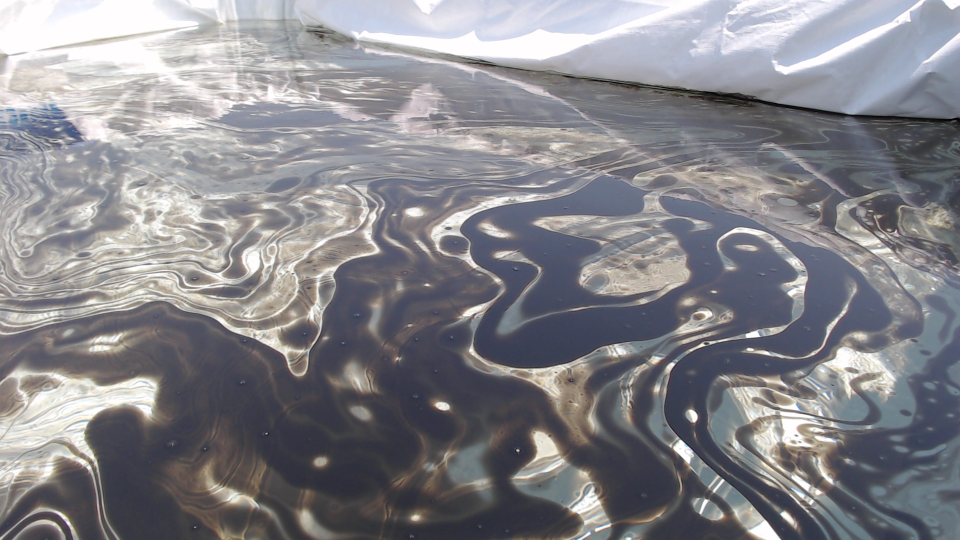
#> input picture hsv-filtering/2019-06-13 11:43:27:cam1.jpg, 1920 x 1080 px (shown at 1/2 size)
$ python superpixel.py
#> lines starting #> are read from the running program, lines starting #| are printed output that depends on the picture
import matplotlib.pyplot as plt
import numpy as np
import cv2
import os

from skimage.color import rgb2gray
from skimage.filters import sobel
from skimage.segmentation import felzenszwalb, slic, quickshift, watershed
from skimage.segmentation import mark_boundaries
from skimage.util import img_as_float

img = cv2.imread(os.getcwd() + '/2019-06-13 11:43:27:cam1.jpg')
#> img is the input picture: shape (1080, 1920, 3); mean B, G, R 138.9, 133.7, 134.3
img = cv2.resize(img, (512, 512))
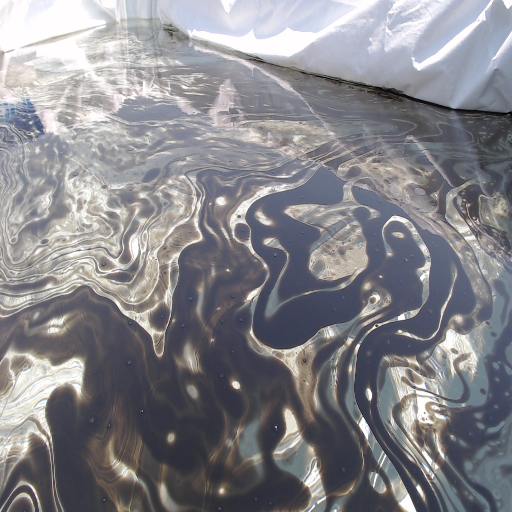
#> img: shape (512, 512, 3); mean B, G, R 138.8, 133.6, 134.2

segments_fz = felzenszwalb(img, scale=100, sigma=0.5, min_size=50)
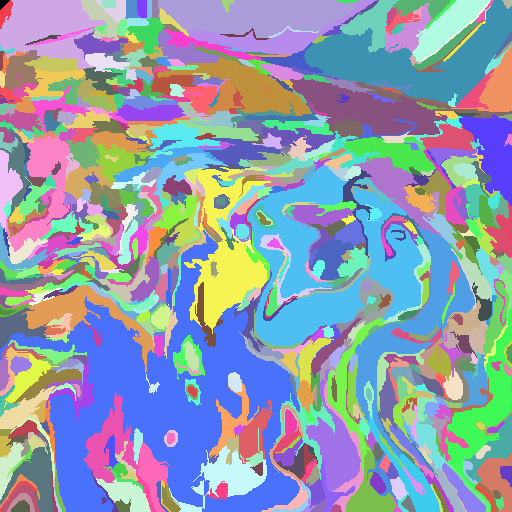
#> segments_fz: shape (512, 512) int64; 744 distinct labels, from 0 to 743; one colour per label, 0 black
segments_slic = slic(img, n_segments=250, compactness=10, sigma=1)
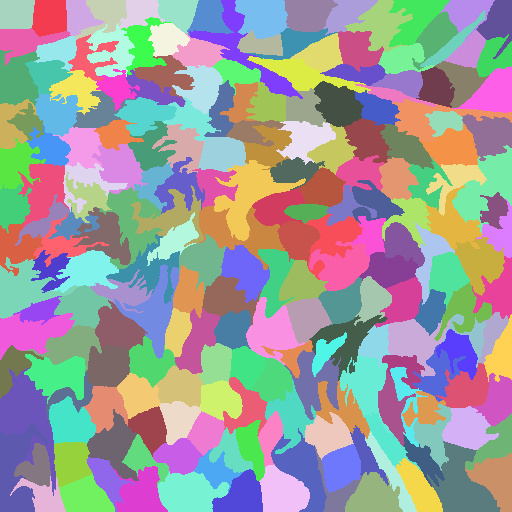
#> segments_slic: shape (512, 512) int64; 216 distinct labels, from 1 to 216; one colour per label, 0 black
segments_quick = quickshift(img, kernel_size=3, max_dist=6, ratio=0.5)
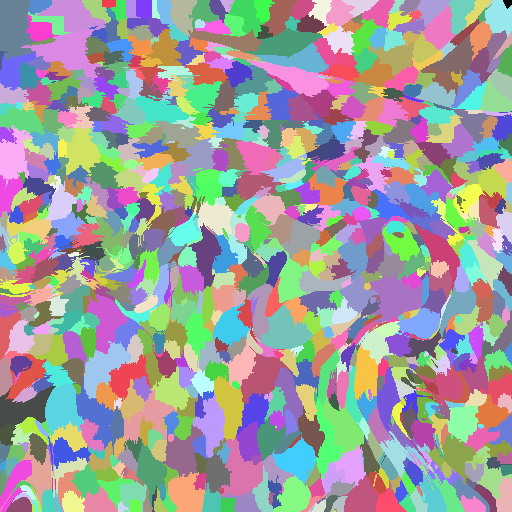
#> segments_quick: shape (512, 512) int64; 1000 distinct labels, from 0 to 999; one colour per label, 0 black
gradient = sobel(rgb2gray(img))
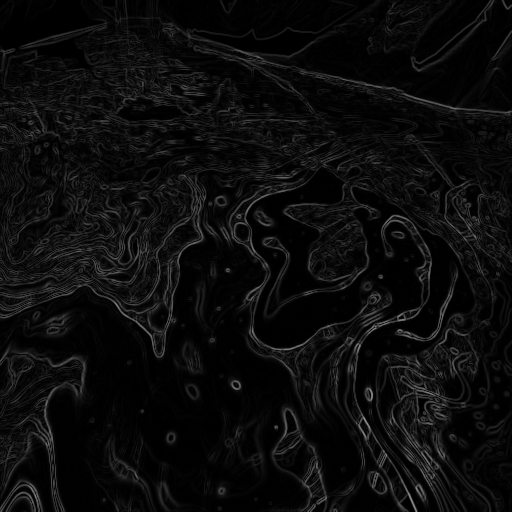
#> gradient: shape (512, 512) float64; min 0, max 0.58, mean 0.0478
segments_watershed = watershed(gradient, markers=250, compactness=0.001)
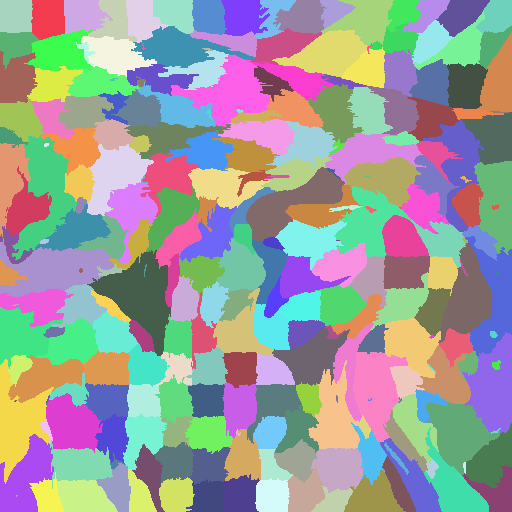
#> segments_watershed: shape (512, 512) int64; 256 distinct labels, from 1 to 256; one colour per label, 0 black

print("Felzenszwalb number of segments: {}".format(len(np.unique(segments_fz))))
#| Felzenszwalb number of segments: 744
print('SLIC number of segments: {}'.format(len(np.unique(segments_slic))))
#| SLIC number of segments: 216
print('Quickshift number of segments: {}'.format(len(np.unique(segments_quick))))
#| Quickshift number of segments: 1000

fig, ax = plt.subplots(2, 2, figsize=(10, 10), sharex=True, sharey=True)

ax[0, 0].imshow(mark_boundaries(img, segments_fz))
ax[0, 0].set_title("Felzenszwalbs's method")
ax[0, 1].imshow(mark_boundaries(img, segments_slic))
ax[0, 1].set_title('SLIC')
ax[1, 0].imshow(mark_boundaries(img, segments_quick))
ax[1, 0].set_title('Quickshift')
ax[1, 1].imshow(mark_boundaries(img, segments_watershed))
ax[1, 1].set_title('Compact watershed')

for a in ax.ravel():
    a.set_axis_off()

plt.tight_layout()
plt.show()
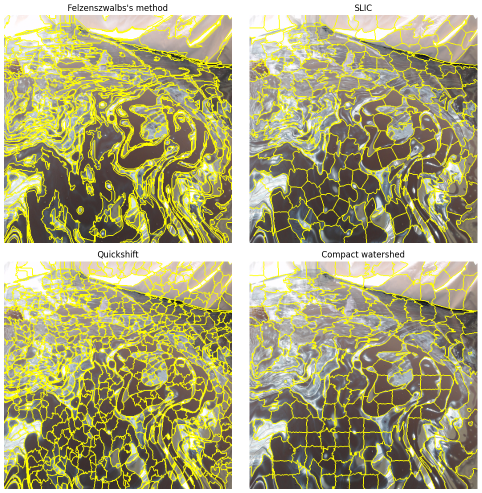
#> figure drawn by matplotlib, 4 panels

$ run again, with hsv-filtering/2019-05-15 16:34:40:cam2.jpg copied over hsv-filtering/2019-06-13 11:43:27:cam1.jpg
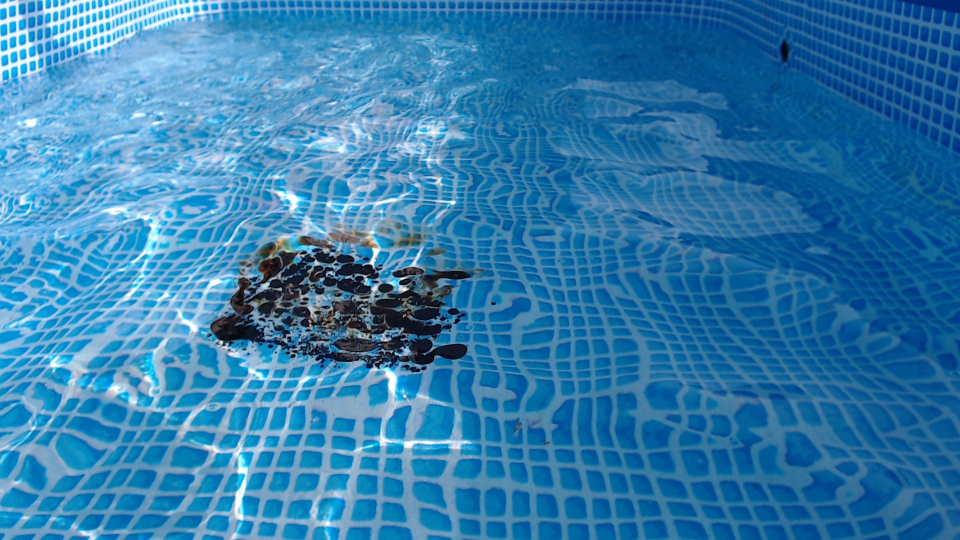
#> input picture hsv-filtering/2019-05-15 16:34:40:cam2.jpg, 1920 x 1080 px (shown at 1/2 size)
#> img is the input picture: shape (1080, 1920, 3); mean B, G, R 172.7, 124.7, 50.6
#> img: shape (512, 512, 3)
#> segments_fz: shape (512, 512) int64; 1028 distinct labels, from 0 to 1027
#> segments_slic: shape (512, 512) int64; 163 distinct labels, from 1 to 163
#> segments_quick: shape (512, 512) int64; 2097 distinct labels, from 0 to 2096
#> `segments_watershed = watershed(gradient, markers=250, compactness=0.001)`:
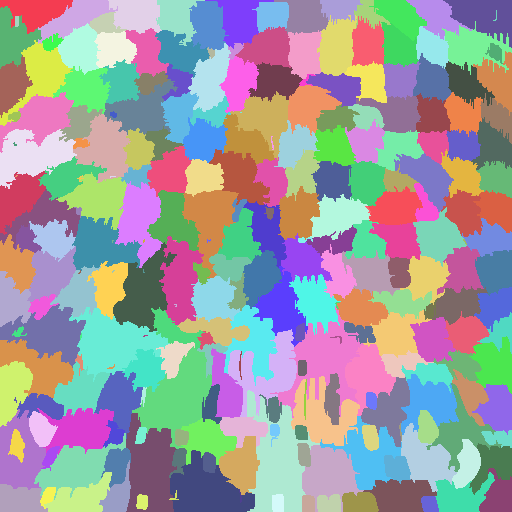
#> segments_watershed: shape (512, 512) int64; 256 distinct labels, from 1 to 256; one colour per label, 0 black
#| Felzenszwalb number of segments: 1028
#| SLIC number of segments: 163
#| Quickshift number of segments: 2097
#> `plt.show()`:
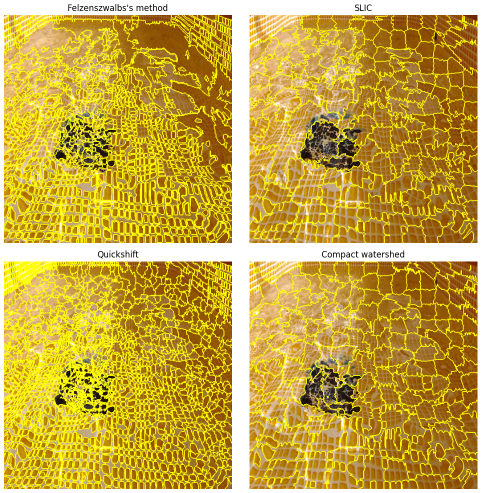
#> figure drawn by matplotlib, 4 panels

$ run again, with hsv-filtering/PKjgfFXm.jpg copied over hsv-filtering/2019-06-13 11:43:27:cam1.jpg
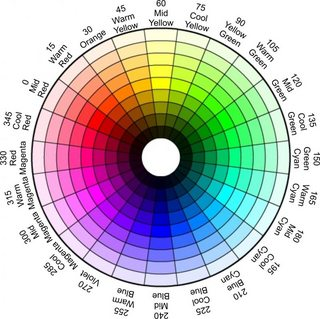
#> input picture hsv-filtering/PKjgfFXm.jpg, 320 x 319 px
#> img is the input picture: shape (319, 320, 3); mean B, G, R 190.7, 190.3, 190.6
#> img: shape (512, 512, 3)
#> segments_fz: shape (512, 512) int64; 626 distinct labels, from 0 to 625
#> segments_slic: shape (512, 512) int64; 210 distinct labels, from 1 to 210
#> segments_quick: shape (512, 512) int64; 1251 distinct labels, from 0 to 1250
#> `segments_watershed = watershed(gradient, markers=250, compactness=0.001)`:
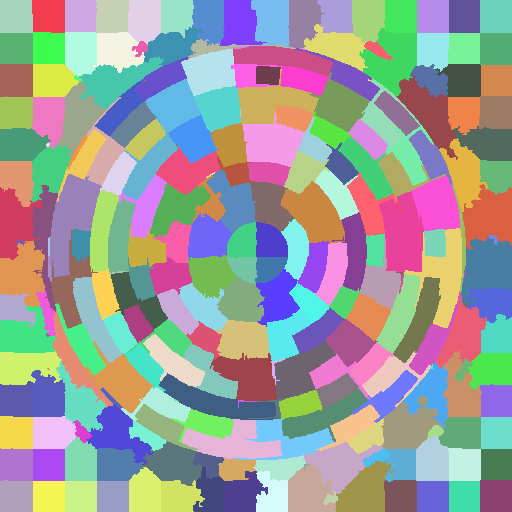
#> segments_watershed: shape (512, 512) int64; 256 distinct labels, from 1 to 256; one colour per label, 0 black
#| Felzenszwalb number of segments: 626
#| SLIC number of segments: 210
#| Quickshift number of segments: 1251
#> `plt.show()`:
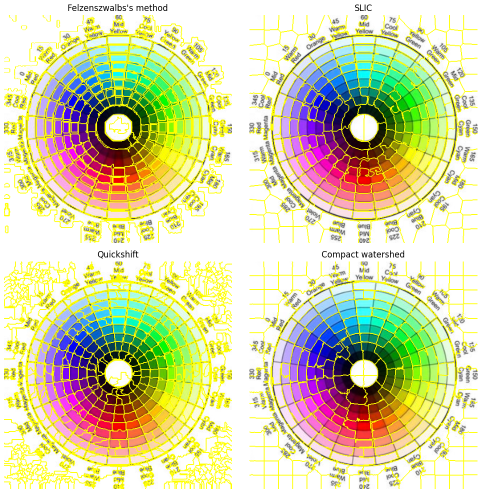
#> figure drawn by matplotlib, 4 panels

$ run again, with hsv-filtering/sample.jpg copied over hsv-filtering/2019-06-13 11:43:27:cam1.jpg
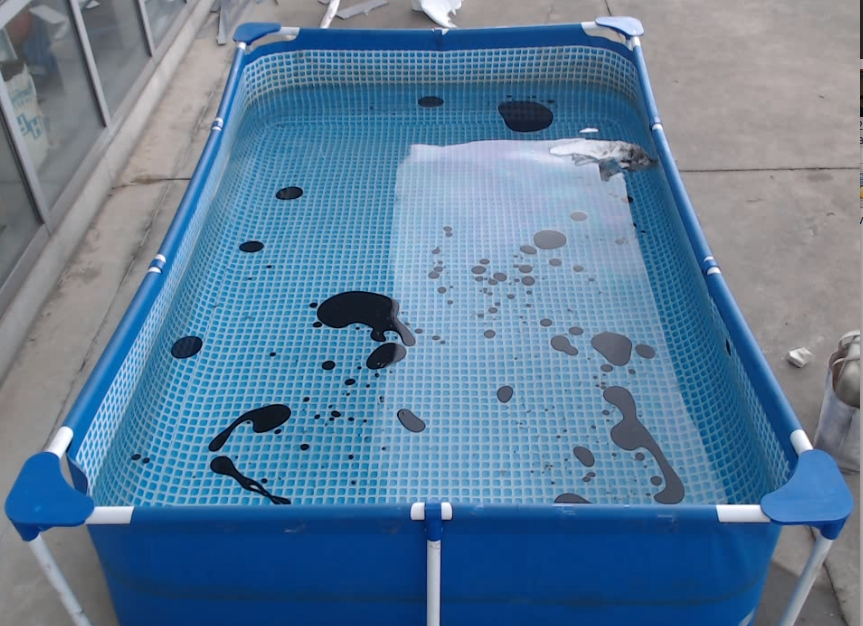
#> input picture hsv-filtering/sample.jpg, 863 x 626 px
#> img is the input picture: shape (626, 863, 3); mean B, G, R 153.3, 125.1, 93.7
#> img: shape (512, 512, 3)
#> segments_fz: shape (512, 512) int64; 480 distinct labels, from 0 to 479
#> segments_slic: shape (512, 512) int64; 209 distinct labels, from 1 to 209
#> segments_quick: shape (512, 512) int64; 1060 distinct labels, from 0 to 1059
#> segments_watershed: shape (512, 512) int64; 256 distinct labels, from 1 to 256
#| Felzenszwalb number of segments: 480
#| SLIC number of segments: 209
#| Quickshift number of segments: 1060
#> `plt.show()`:
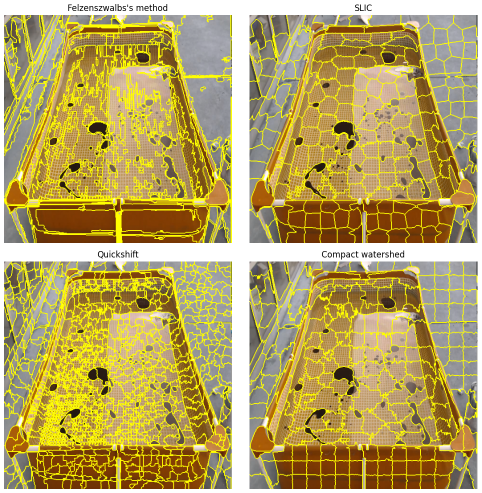
#> figure drawn by matplotlib, 4 panels
